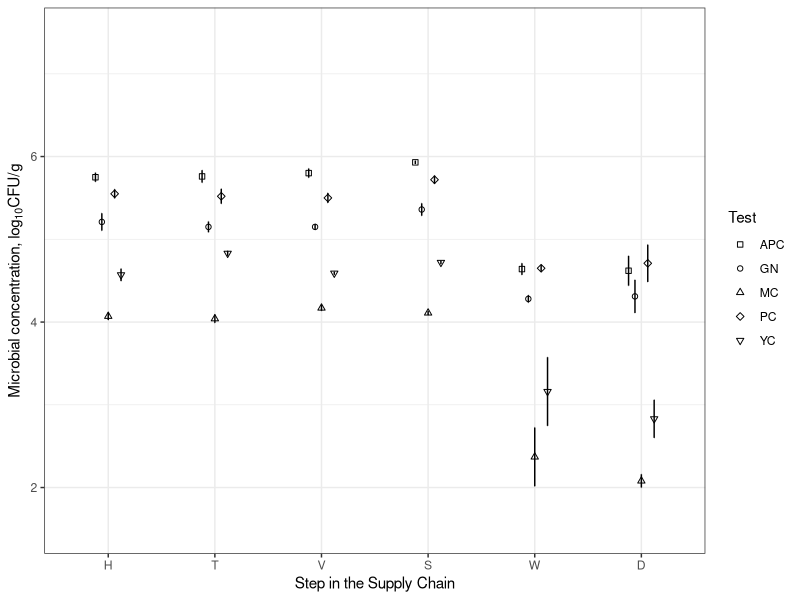
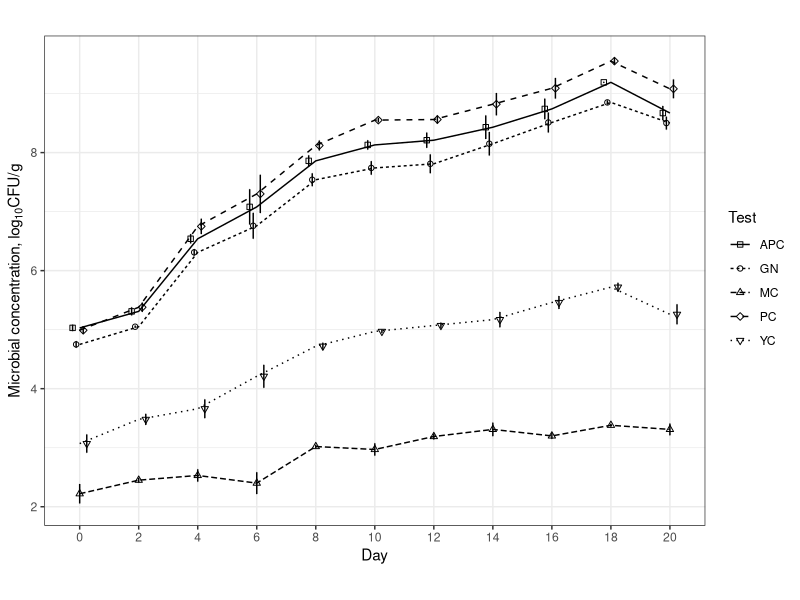

These charts were generated, in order, by the following R code:
## --------------------------------Title----------------------------------------
#   Summarizing and plotting the plating data collected during the 2019 sampling

## --------------------------------Description----------------------------------
#   Project: CIDA Spinach 

#  Script description: Plotting the change in APC, GN PC, Y and M over processing and shelf life for the 2019 sampling 

## ----------------------Packages-----------------------------------------------
library(ggplot2); library(dplyr)

## --------------------------------Data-----------------------------------------
data <- read.csv("data/wrangled/0919a_microbial_counts_2023_01_27.csv", header = TRUE)

## --------------------------------Wrangling------------------------------------

data_log <- data %>%
  mutate(log_conc = log10(average_conc)) %>%
  dplyr::select(-average_conc)

#Separating the inprocess and shelf life data 

inprocess_samples <- c("H", "T", "V", "S", "W", "D")

inprocess <- data_log %>%
  filter(sample_id %in% inprocess_samples)

shelflife <- data_log %>%
  filter(!(sample_id %in% inprocess_samples)) %>%
  mutate(day = substr(sample_id, start = 2, stop = nchar(sample_id)))

#Summarizing the average microbial count at different stages of the supply chain, or days of shelf life

summary_inprocess <- inprocess %>%
  group_by(test, sample_id) %>%
  summarize(average = round(mean(log_conc), 2), sd = round(sd(log_conc), 2))


summary_inprocess$sample_id <- factor(summary_inprocess$sample_id, 
                                      levels = c("H", "T", "V", "S", "W", "D"))

summary_inprocess$test <- gsub("Y", "YC", summary_inprocess$test)
summary_inprocess$test <- gsub("M", "MC", summary_inprocess$test)

summary_shelflife <- shelflife %>%
  group_by(test, sample_id, day) %>%
  summarize(average = round(mean(log_conc), 2), sd = round(sd(log_conc), 2))

summary_shelflife$day <- factor(summary_shelflife$day, 
                                levels = c("0", "2", "4", "6", "8", "10", "12", "14", "16", "18", "20"))

colnames(summary_shelflife)[1] <- "Test"

summary_shelflife$Test <- gsub("Y", "YC", summary_shelflife$Test)
summary_shelflife$Test <- gsub("M", "MC", summary_shelflife$Test)

## --------------------------------Plotting-----------------------------------------

date <- Sys.Date()
date <- gsub("-", "_", date)

#In process
png(paste0("outputs/", date, "_microbial_counts_over_processing.png"), width = 150, height = 150, units = "mm", res = 1200)
ggplot(data = summary_inprocess, mapping = aes(x=sample_id, y=average, group = test)) + 
  labs(x = "Step in the Supply Chain", y = expression("Microbial concentration, log"[10]*"CFU/g")) + 
  scale_y_continuous(limits = c(1.5, 7.5)) + geom_point(position = position_dodge(0.3), aes(shape = test, group = test) ) + 
  geom_errorbar(aes(ymin = average - 0.5*sd, ymax = average + 0.5*sd), width = 0.01, position = position_dodge(0.3)) +
  scale_shape_manual(values = c(0, 1, 2, 5, 6)) + labs(shape = "Test") + theme_bw()
dev.off()

#Shelf life
png(paste0("outputs/", date, "_microbial_counts_over_shelf_life.png"), width = 150, height = 150, units = "mm", res = 1200)
ggplot(data = summary_shelflife, mapping = aes(x = day, y = average, group = Test)) +  
  geom_line(data = summary_shelflife, aes(x = day, y = average, group = Test, linetype = Test)) + 
  geom_point(position = position_dodge(0.3), aes(shape = Test)) + 
  geom_errorbar(aes(ymin = average - 0.5*sd, ymax = average + 0.5*sd), width = 0.01, position = position_dodge(0.3)) +
  labs(x = "Day", y = expression("Microbial concentration, log"[10]*"CFU/g")) +
  coord_fixed() + theme_bw() + 
  scale_shape_manual(values = c(0, 1, 2, 5, 6)) 
dev.off()

